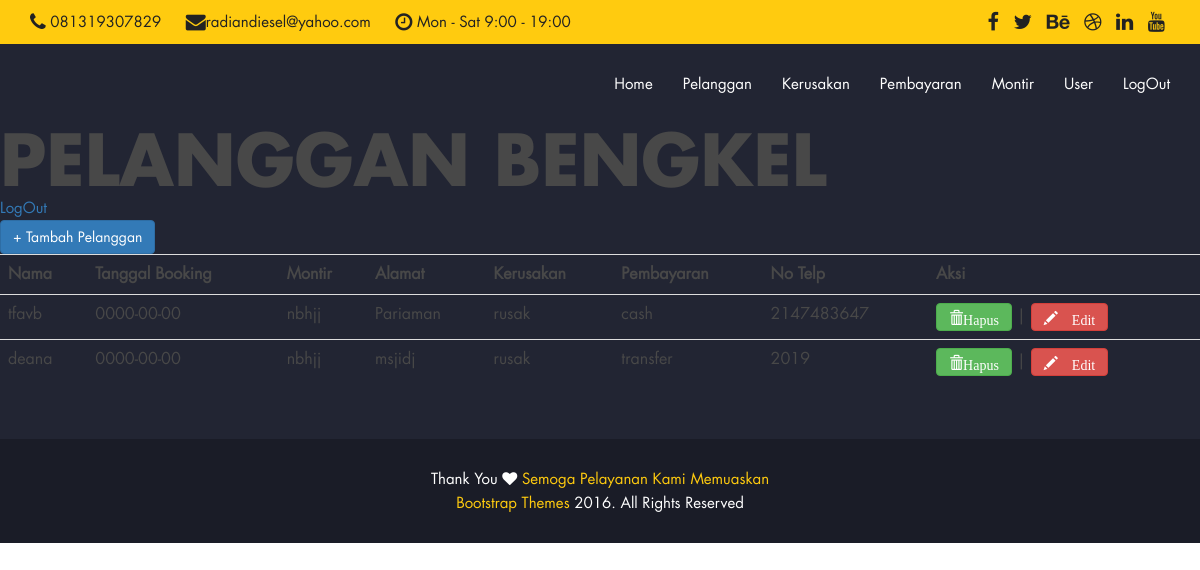
The app's page /index.php?p=pelanggan (signed in) with its own data.
### tables this page shows
CREATE TABLE IF NOT EXISTS `pelanggan` (
`idpelanggan` int(11) NOT NULL,
  `nama` varchar(25) NOT NULL,
  `tanggal_booking` date NOT NULL,
  `montir` varchar(25) NOT NULL,
  `alamat` text NOT NULL,
  `kerusakan` varchar(25) NOT NULL,
  `pembayaran` varchar(25) NOT NULL,
  `no_telp` int(15) NOT NULL
);

### pelanggan.php (the view, shortened to what this page needs)
<?php
	$proses=isset($_GET['proses']) ? $_GET['proses'] : 'list';
	switch($proses){
	case 'list':
?>
				<h1>Pelanggan Bengkel</h1>
			<a href="login.php"> LogOut</a> <br>
			<a href="?p=pelanggan&proses=entri" class="btn btn-primary"> + Tambah Pelanggan </a>
			<table class="table table-hover">
			<tr>
				<th>Nama</th>
				<th>Tanggal Booking</th>
				<th>Montir</th>
				<th>Alamat</th>
				<th>Kerusakan</th>
				<th>Pembayaran</th>
				<th>No Telp</th>
				<th>Aksi</th>
			</tr>
			<?php
			$sql=mysql_query("select * from pelanggan");
			while ($data=mysql_fetch_array($sql)) {
			?>
			<tr>
				<td><?php echo $data['nama'];?></td>
				<td><?php echo $data['tanggal_booking'];?></td>
				<td><?php echo $data['montir'];?></td>
				<td><?php echo $data['alamat'];?></td>
				<td><?php echo $data['kerusakan'];?></td>
				<td><?php echo $data['pembayaran'];?></td>
				<td><?php echo $data['no_telp'];?></td>
				<td> <a href="aksi_pelanggan.php?aksi=hapus&id_hapus=<?php echo $data['idpelanggan'];?>" onclick="return confirm('yakin akan menghapus data?')"class="btn btn-success"> <span class="glyphicon glyphicon-trash">Hapus</a>
				| <a href="?p=pelanggan&proses=edit&id_edit=<?php echo $data['idpelanggan'];?>"class="btn btn-danger"> <span class="glyphicon glyphicon-pencil"> Edit</a></td>
			</tr>
			<?php
			}
			?>
		    </table>
<?php
	break;
?>
		<?php
	}
?>

### index.php (shortened to what this page needs)
<?php
if (!isset($_SESSION['user']))
{ header('location:login.php'); }
else
{
?>
<html>
	 <head>
        <link rel="stylesheet" href="custom-font/fonts.css" />
        <link rel="stylesheet" href="css/bootstrap.min.css" />
        <link rel="stylesheet" href="css/font-awesome.min.css" />
        <link rel="stylesheet" href="css/bootsnav.css">
        <link rel="stylesheet" type="text/css" href="css/jquery.fancybox.css?v=2.1.5" media="screen" />
        <link rel="stylesheet" href="css/custom.css" />
    </head>
		<body>
        <header>
            <div class="top_nav">
                <div class="container">
                    <ul class="list-inline info">
                        <li><a href="#"><span class="fa fa-phone"></span> 081319307829</a></li>
                        <li><a href="#"><span class="fa fa-envelope"></span>radiandiesel@yahoo.com</a></li>
                        <li><a href="#"><span class="fa fa-clock-o"></span> Mon - Sat 9:00 - 19:00</a></li>
                    </ul>
                    <ul class="list-inline social_icon">
                        <li><a href=""><span class="fa fa-facebook"></span></a></li>
                        <li><a href=""><span class="fa fa-twitter"></span></a></li>
                        <li><a href=""><span class="fa fa-behance"></span></a></li>
                        <li><a href=""><span class="fa fa-dribbble"></span></a></li>
                        <li><a href=""><span class="fa fa-linkedin"></span></a></li>
                        <li><a href=""><span class="fa fa-youtube"></span></a></li>
                    </ul>
                </div>
            </div>
              <nav class="navbar bootsnav">
             <div  class="collapse navbar-collapse"  id="menu">
								<?php
									include('menu.php');
								?>
						</div>
						<div id="content">
							<?php
								if(isset($_SESSION['user']))
								{
									include('main.php');
								}
								else
								{
									include('login.php');
								}
							?>
						</div>
            <div class="footer_bottom text-center">
                <p class="wow fadeInRight">
                    Thank You
                    <i class="fa fa-heart"></i>
                    <a target="_blank" href="http://bootstrapthemes.co">Semoga Pelayanan Kami Memuaskan</a> </br>
                      <a target="_blank" href="http://bootstrapthemes.co">Bootstrap Themes</a>
                    2016. All Rights Reserved
                </p>
            </div>
		</body>
</html>
<?php
}
?>

### menu.php (shortened to what this page needs)
<ul class="nav navbar-nav menu">
<li><a href="index.php">Home</a></li>
<li><a href="index.php?p=pelanggan">Pelanggan</a></li>
<li><a href="index.php?p=kerusakan">Kerusakan</a></li>
<li><a href="index.php?p=pembayaran">Pembayaran</a></li>
<li><a href="index.php?p=montir">Montir</a></li>
<li><a href="index.php?p=user">User</a></li>
<li><a href="index.php?p=logout">LogOut</a></li>
</ul>

### main.php (shortened to what this page needs)
<?php
	$p=isset($_GET['p']) ? $_GET['p'] : 'home';
	if($p=='pelanggan')include 'pelanggan.php';
?>

### css/bootsnav.css (style rules this page uses)
nav.navbar.bootsnav { margin-bottom: 0; -moz-border-radius: 0px; -webkit-border-radius: 0px; -o-border-radius: 0px; border-radius: 0px; background-color: #fff; border: none; border-bottom: solid 1px #e0e0e0; z-index: 9; }
nav.navbar.bootsnav ul.nav > li > a { color: #6f6f6f; background-color: transparent !important; }
body { -webkit-transition: all 0.3s ease-in-out; -moz-transition: all 0.3s ease-in-out; -o-transition: all 0.3s ease-in-out; -ms-transition: all 0.3s ease-in-out; transition: all 0.3s ease-in-out; }
nav.navbar.bootsnav ul.nav > li > a { padding: 30px 15px; }

### css/custom.css (style rules this page uses)
body { font-size: 15px; line-height: 24px; font-family: 'futura_ltbook', sans-serif; color: #484848; }
h1, h2, h3, h4, h5, h6 { font-weight: bold; text-transform: uppercase; color: #484848; font-family: 'futura_ltbold', sans-serif; }
h1 { font-size: 70px; margin:0; line-height: 72px; }
a,button { outline: 0 !important; }
.list-inline.info a,.list-inline.social_icon a,nav.navbar.bootsnav ul.nav > li > a,.attr-nav > ul > li > a,.btn.know_btn,#filters > button,.portfolio_hover_area,.portfolio_hover_area .fa,.testimonial_content,.testimonial_content p:first-child::before,#contact_form .form-control,#contact_form .btn.submit_btn,footer a,.footer_social_icon .fa,.post .date,#scrollUp { transition: all 0.4s ease; -webkit-transition: all 0.4s ease; -moz-transition: all 0.4s ease; -o-transition: all 0.4s ease; -ms-transition: all 0.4s ease; }
.top_nav { background: #ffcb0f none repeat scroll 0 0; overflow: hidden; padding: 10px 0; }
.list-inline.info { float: left; margin: 0; }
.list-inline.info > li { padding: 0 20px 0 0; }
.list-inline.info a,.list-inline.social_icon a { color: #222; font-family: 'futura_ltbook', sans-serif; }
.list-inline.info a .fa,.list-inline.social_icon a .fa { font-size: 20px; vertical-align: text-top; }
.list-inline.social_icon { float: right; margin: 0; }
nav.navbar.bootsnav { background: #222533 none repeat scroll 0 0; border: 0 none; }
nav.navbar.bootsnav ul.nav > li > a { color: #fff; }
.nav.navbar-nav.menu { float: right; }
.footer_top,.footer_bottom { position:relative; z-index:1; color:#fff; }
.footer_bottom { background: #1a1c27 none repeat scroll 0 0; padding: 28px 0 18px; margin-top:55px; }
.footer_bottom a { color: #ffcb0f; }

### records on screen
pelanggan: nama "tfavb", tanggal_booking "0000-00-00", montir "nbhjj", alamat "Pariaman", kerusakan "rusak", pembayaran "cash", no_telp "2147483647"
pelanggan: nama "deana", tanggal_booking "0000-00-00", montir "nbhjj", alamat "msjidj", kerusakan "rusak", pembayaran "transfer", no_telp "2019"
